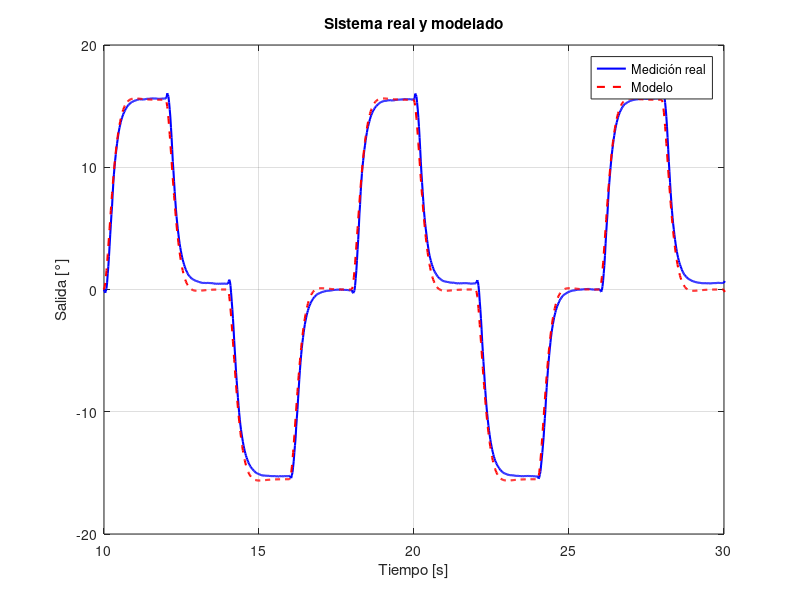

Write the MATLAB code that produced this figure.
clear;
p =   -4.8680 + 3.0753i;
k = 11.4345;
P = zpk([], [p conj(p)], k);

load('datos_45_grad.mat');

y_est = lsim(P, u, t);

plot(t, y, 'b', 'LineWidth', 1.5);
hold on;
plot(t, y_est, 'r--', 'LineWidth', 1.5);

grid on;
xlabel('Tiempo [s]');
xlim([10, 30]);
ylabel('Salida [°]');

legend('Medición real', 'Modelo');
title('Sistema real y modelado');
%exportgraphics(gcf, 'Comparacion salidas(servo-barra).png', 'Resolution', 300);

error = y - y_est;
rmse = sqrt(mean(error.^2));
rmse_y = sqrt(mean(y.^2));
fit = (1 - rmse/rmse_y) * 100

%Está comparación sí da bien, por lo que el método tiene sentido
